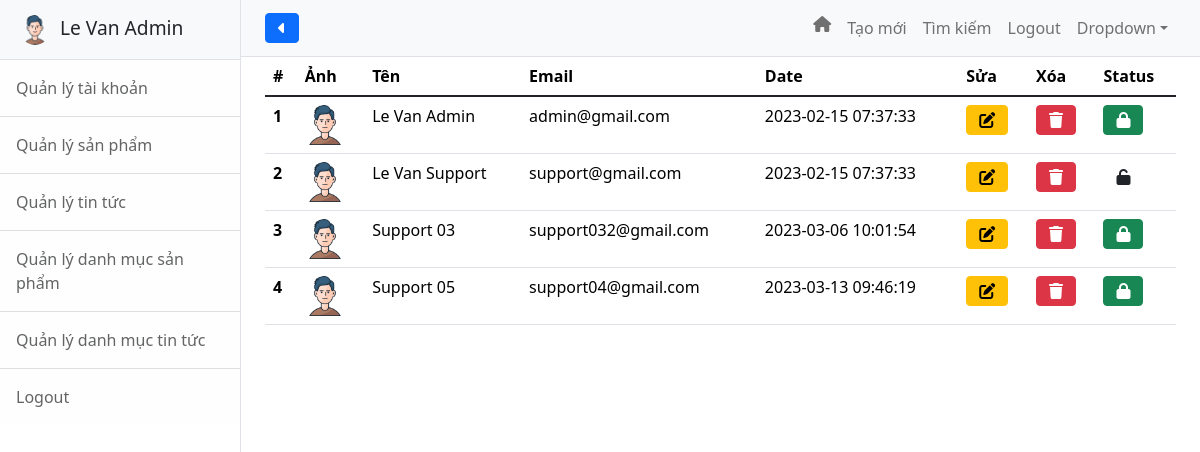
/index.php?cmd=account (signed in), run on the app's committed database.
### tables this page shows
CREATE TABLE `account` (
  `id` int(5) UNSIGNED NOT NULL,
  `name` varchar(64) DEFAULT NULL,
  `img` varchar(64) DEFAULT '''noimage.jpg''',
  `email` varchar(100) NOT NULL,
  `password` varchar(100) NOT NULL,
  `description` text DEFAULT NULL,
  `content` text DEFAULT NULL,
  `date` datetime NOT NULL DEFAULT current_timestamp(),
  `status` tinyint(1) NOT NULL DEFAULT 1 COMMENT '1:active; 0:disable'
);

### account.php (the view, shortened to what this page needs)
<?php
if(isset($_GET['action']))
  $action=$_GET['action'];
else
  $action='manage';
switch($action)
{
  case "manage": manage(); break;
}
function manage()
{
  global $connect,$cmd;
?>
<table class="table">
  <thead>
    <tr>
      <th scope="col">#</th>
      <th scope="col">Ảnh</th>
      <th scope="col">Tên</th>
      <th scope="col">Email</th>
      <th scope="col">Date</th>
      <th scope="col">Sửa</th>
      <th scope="col">Xóa</th>
      <th scope="col">Status</th>
    </tr>
  </thead>
  <tbody
  <?php
  $count=1;
   $query="SELECT * FROM `account`";
   $result=mysqli_query($connect,$query);
  while($row=mysqli_fetch_assoc($result))
  {
      if($row['status']==1)
      $tatus=" <td><a href='index.php?cmd=account&action=lock&id=".$row['id']."' class='btn btn-success'><i class='fas fa-lock'></i></a></td>";
      else
      $tatus=" <td><a href='index.php?cmd=account&action=unlock&id=".$row['id']."' class='btn btn-default'><i class='fas fa-unlock'></i></a></td>";
      echo "<tr>
      <th scope='row'>".$count++."</th>
      <td><img width='40' src='image/".$row['img']."' /></td>
      <td>".$row['name']."</td>
      <td>".$row['email']."</td>
      <td>".$row['date']."</td>
      <td><a href='index.php?cmd=account&action=edit&id=".$row['id']."' class='btn btn-warning'><i class='fas fa-edit'></i></a></td>
      <td><a href='index.php?cmd=account&action=del&id=".$row['id']."' class='btn btn-danger'><i class='fas fa-trash'></i></a></td>
      ". $tatus ."
    </tr> ";
  }
  ?>
  </tbody>
</table>
<?php
}
?>

### index.php (shortened to what this page needs)
<html>
<head>
    <link href="vendor/bootstrap/css/bootstrap.min.css" rel="stylesheet">
	  <link href="vendor/fontawesome/css/all.min.css" rel="stylesheet">
    <link href="css/styles.css" rel="stylesheet" />
</head>
<body>
<main>
<?php
isset($_GET['cmd'])?$cmd=$_GET['cmd']:$cmd="welcome";
include("menu.php");
echo '<div class="container-fluid">';
include($cmd.".php");
?>
      </div>
    </div>
</div>
</main>
</body>
</html>

### menu.php (shortened to what this page needs)
<div class="d-flex" id="wrapper">
    <div class="border-end bg-white" id="sidebar-wrapper">
        <div class="sidebar-heading border-bottom bg-light">
            <img style="width:30px;border-radius:50%;margin:0px 5px 0px 0px"src="image/<?php echo $_SESSION['img']?>"/>
            <?php echo $_SESSION['name']?>
        </div>
        <div class="list-group list-group-flush">
            <a class="list-group-item list-group-item-action list-group-item-light p-3" href="index.php?cmd=account">Quản lý tài khoản</a>
            <a class="list-group-item list-group-item-action list-group-item-light p-3" href="index.php?cmd=product">Quản lý sản phẩm</a>
            <a class="list-group-item list-group-item-action list-group-item-light p-3" href="#!">Quản lý tin tức</a>
            <a class="list-group-item list-group-item-action list-group-item-light p-3" href="#!">Quản lý danh mục sản phẩm</a>
            <a class="list-group-item list-group-item-action list-group-item-light p-3" href="#!">Quản lý danh mục tin tức</a>
            <a class="list-group-item list-group-item-action list-group-item-light p-3" href="index.php?cmd=logout">Logout</a>
        </div>
    </div>
    <div id="page-content-wrapper">
        <nav class="navbar navbar-expand-lg navbar-light bg-light border-bottom">
            <div class="container-fluid">
                <button class="btn btn-primary" id="sidebarToggle"><i class="fa fa-caret-left"></i></button>
                <div class="collapse navbar-collapse" id="navbarSupportedContent">
                    <ul class="navbar-nav ms-auto mt-2 mt-lg-0">
                        <li class="nav-item active"><a class="nav-link" href="index.php"><i class="fa fa-home"></i></a></li>
                        <li class="nav-item"><a class="nav-link" href="index.php?cmd=<?php echo $cmd?>&action=add">Tạo mới</a></li>
                        <li class="nav-item"><a class="nav-link" href="#!">Tìm kiếm</a></li>
                        <li class="nav-item"><a class="nav-link" href="#!">Logout</a></li>
                        <li class="nav-item dropdown">
                            <a class="nav-link dropdown-toggle" id="navbarDropdown" href="#" role="button" data-bs-toggle="dropdown" aria-haspopup="true" aria-expanded="false">Dropdown</a>
                        </li>
                    </ul>
                </div>
            </div>
        </nav>

### data on the page
account: img (picture), name "Le Van Admin", email "admin@gmail.com", date "2023-02-15 07:37:33"
account: img (picture), name "Le Van Support", email "support@gmail.com", date "2023-02-15 07:37:33"
account: img (picture), name "Support 03", email "support032@gmail.com", date "2023-03-06 10:01:54"
account: img (picture), name "Support 05", email "support04@gmail.com", date "2023-03-13 09:46:19"

### other printed values
$_SESSION['name'] "Le Van Admin"
